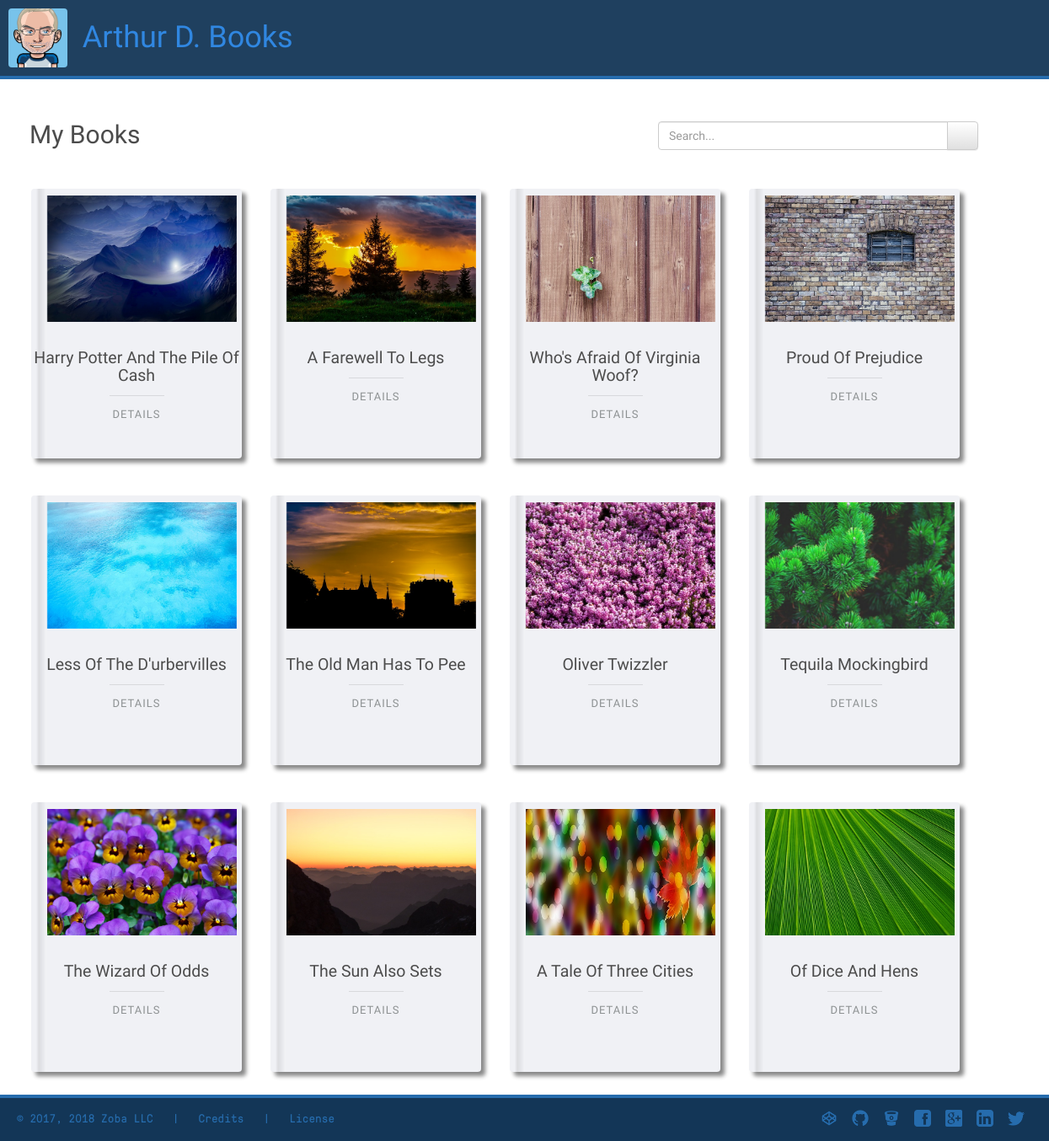
The page /books/ on the database as committed earlier.
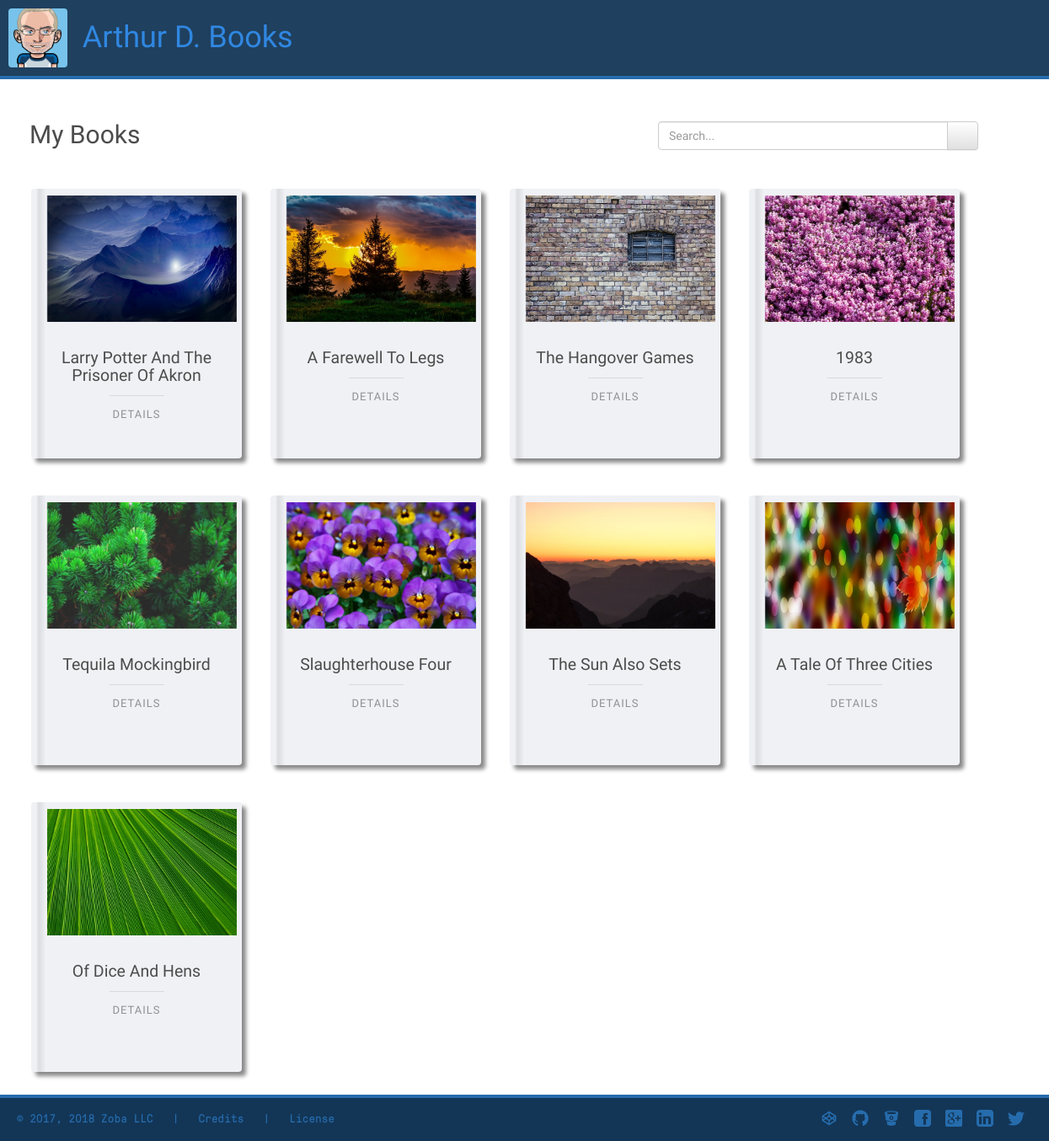
The same page on the database as committed later.
### writerhome/models.py (models this page shows, shortened)
class WriterPrjAllBooks(models.Model):
    owner       = models.ForeignKey(User) # name this 'owner' so as not to confuse with User
    title       = models.CharField(max_length=128, blank=False, null=False)
    author      = models.CharField(max_length=100, blank=False, null=False)
    subtitle    = models.CharField(max_length=255, blank=True)
    category    = models.CharField(max_length=40, blank=True)
    image       = models.ImageField(max_length=255, blank=True) # requires the Pillow library
    datePub     = models.DateField(null=True, blank=False)
    price       = models.DecimalField(decimal_places=2, max_digits=5, validators=[validate_price]) # can give a list of validators
    descr       = models.TextField(max_length=2048, blank=True)
    abstract    = models.TextField(max_length=5000, blank=True)
    slug        = models.SlugField(null=True, blank=True)
    activated   = models.BooleanField(default=False)
    activation_key = models.CharField(max_length=120, blank=True, null=True)
    objects = WriterPrjAllBooksManager()  # adds to Model.objects.all()

### writerhome/views.py (the view)
# urls.py: url(r'$', BooksListView.as_view(), name='list'),  # put last
class BooksListView(ListView):
    template_name = 'writerhome/booksList.html' # could use default template name of <modelname_list.html>
    def get_queryset(self):
        return WriterPrjAllBooks.objects.all()
    def get_context_data(self, *args, **kwargs):
        context = super(BooksListView, self).get_context_data(*args, **kwargs)
        qs = WriterPrjAllBooks.objects.all()
        if qs.exists():
            context['books'] = qs
        return context

### writerhome/models.py (called while the page is built)
    def get_queryset(self):
        return WriterPrjAllBooksQuerySet(self.model, using=self._db)  # using same db

### writerhome/templates/writerhome/booksList.html (shortened to what this page needs)
{% extends "base.html" %}
{% load staticfiles %}
{% block content %}
<div class='book-list-page'>
<div class='outer'>
    <div class="row">
        <my-title class='page-title'>My Books</my-title>
        <div class="col-sm-4 book-search">
            <form class='form' method='GET'  action='.' role='search'>
                <div class="input-group" >
                    <input type="text" class="form-control" placeholder="Search..." name="q" value='{{ request.GET.q }}'>
                    <span class="input-group-btn">
                        <button type="submit" class="btn btn-default">
                            <span class="glyphicon glyphicon-search"></span>
                        </button>
                    </span>
                </div>
            </form>
        </div>
    </div>
</div>
<div class='row' style="padding-bottom: 60px;">
    <div id='bookshelf' class='bookshelf'>
        {% for obj in books %}
            <div class='col-sm-4 book-tile details-close'>
                <div class='book-tile-content'>
                    <div class='book gallery'>
                        {% with 'img/'|add:obj.image.name as image_static %}
                            <img src={% static image_static %}>
                        {% endwith %}
                    </div>
                    <figcaption>
                        <h2>{{ obj.title|capfirst }}</h2>
                        <div class='buttons'>
                            <a href="#">Details</a>
                        </div>
                    </figcaption>
                    <div class='spine'></div>
                </div>
            </div>
        {% empty %}
            <li><a href='{% url "writerhome:create" %}'>Add a Book</a></li>
        {% endfor %}
    </div>
</div>
</div>
{% endblock %}

Rows that differ between the two databases and show on the page:
removed WriterPrjAllBooks: title "Who's Afraid Of Virginia Woof?"
removed WriterPrjAllBooks: title "Less Of The D'urbervilles"
removed WriterPrjAllBooks: title "The Old Man Has To Pee"
changed WriterPrjAllBooks: title "Harry Potter And The Pile Of Cash" → "Larry Potter And The Prisoner Of Akron"
changed WriterPrjAllBooks: title "Proud Of Prejudice" → "The Hangover Games"
changed WriterPrjAllBooks (number 4 of 9 on the later page): title "Oliver Twizzler" → "1983"
changed WriterPrjAllBooks: title "The Wizard Of Odds" → "Slaughterhouse Four"
